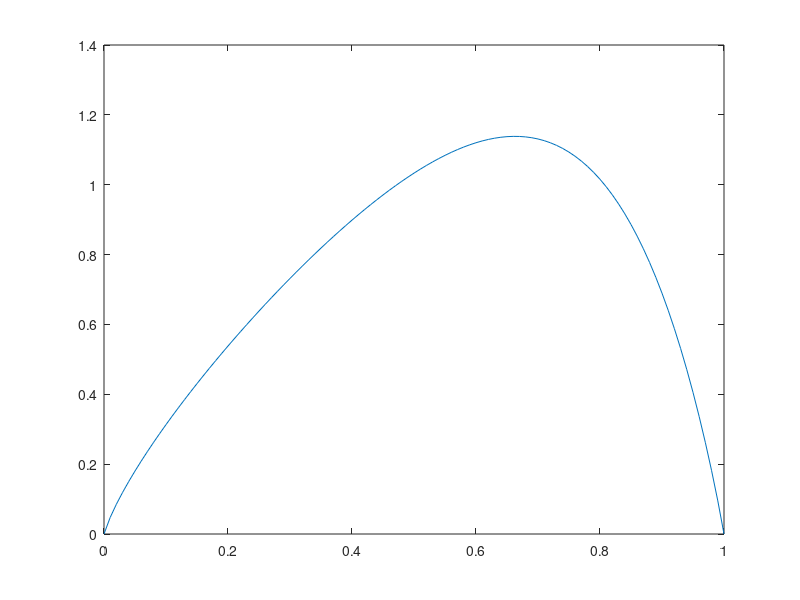

Write the MATLAB code that produced this figure.
%To Solve the differential equation -u'' + f(x,u) = 0

%Assigning maximun number of iterations
k_MAX=100;
%Assigning Tolerance Limit
TOL=10^-6;
%Taking arbitrary number of intervals N=6
N=100;
% Let the length of one division be h
h=1/N;
% x is a vector with N+1 number of equidistant points from 0 to 1
x=linspace(0,1,N+1)';
x=x(2:N);
%Taking initial guess U0
U0=zeros(N-1,1);
k = 10^-4;

%Method 2 - Newton's Method
f=@(x,U0)(-(U0+k).^-1.5-x.*exp(4.*x));
fu=@(x,U0)(-1.5.*-(U0+k).^-2.5);

%Creating A matrix
principalDiag_A=[(-2/(h^2))*(ones(N-1,1))];
lowerDiag_A=[(1/(h^2))*(ones(N-1,1))];
upperDiag_A=[(1/(h^2))*(ones(N-1,1))];
A=spdiags([lowerDiag_A principalDiag_A upperDiag_A],-1:1,N-1,N-1);

%Creating A1 matrix
lowerDiag_A1=[(-1/(h^2))*(ones(N-1,1))];
upperDiag_A1=[(-1/(h^2))*(ones(N-1,1))];

for iterations_performed = 1:k_MAX
    principalDiag_A1=[(2/h^2+fu(x,U0)).*ones(N-1,1)];
    rhs=A*U0-f(x,U0);
    A1=spdiags([lowerDiag_A1 principalDiag_A1 upperDiag_A1],-1:1,N-1,N-1);
    v=A1\rhs;
    U1= U0+v;
    
    if(max(abs(U1-U0))>TOL)
        flag_Method2=0;
        U0 = U1;
    else
        flag_Method2=1;
        break;
    end    
end
U1=[0; U1; 0];
x=linspace(0,1,N+1);
figure(5);
plot(x,U1);